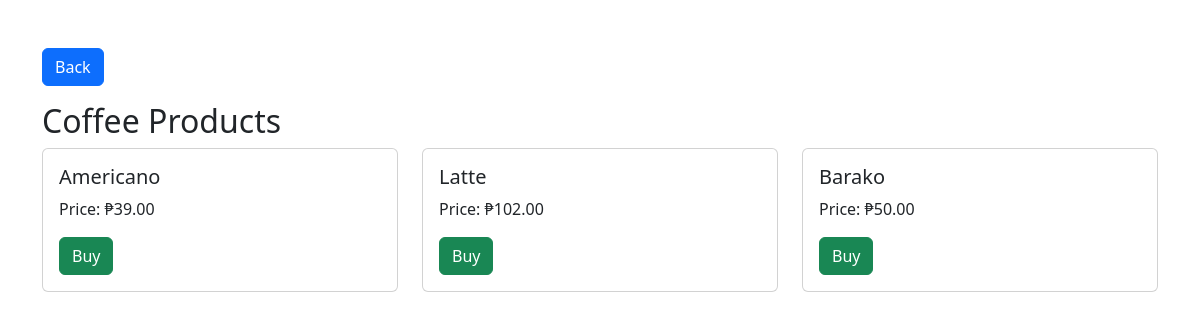
Page /shop/ on the earlier database version.
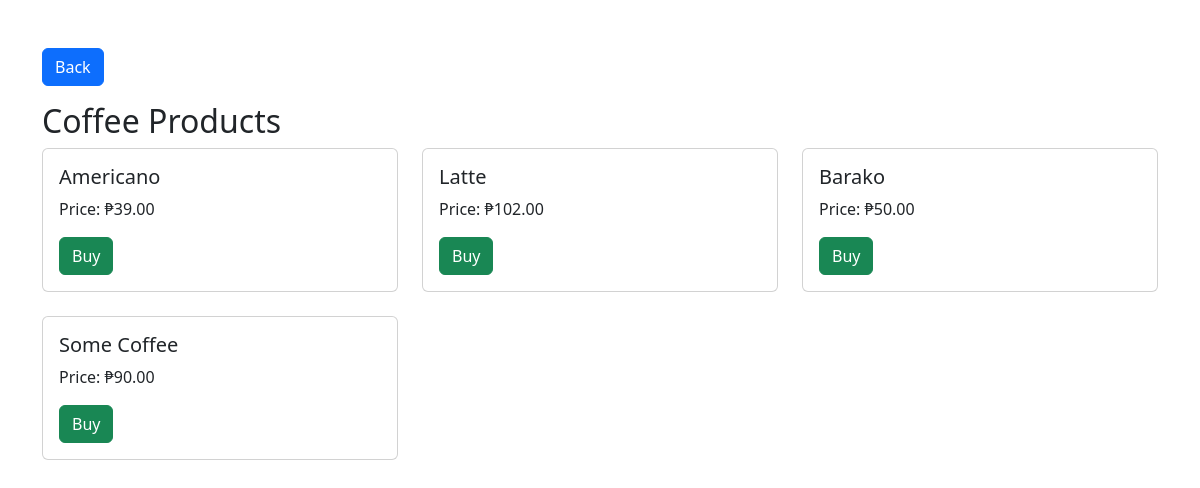
Same page on the later database version.
### inventory/models.py (models this page shows, shortened)
class CoffeeName(models.Model):
    title = models.CharField(max_length=100)
    description = models.TextField(null=True, blank=True)
    price = models.DecimalField(null=True, max_digits=10, decimal_places=2)
    created = models.DateTimeField(auto_now_add=True)

### shop/views.py (the view)
# urls.py: path("", ProductList.as_view(), name="products_list"),
class ProductList(ListView):
    model = Product
    context_object_name = 'products'
    success_url = reverse_lazy('coffeeNames')
    def get_context_data(self, **kwargs):
        context = super().get_context_data(**kwargs)
        context['coffee_names'] = CoffeeName.objects.all()  # Pass CoffeeName objects to the context
        return context

### shop/templates/shop/product_list.html (shortened to what this page needs)
<!DOCTYPE html>
<html lang="en">
<head>
    <link href="https://cdn.jsdelivr.net/npm/bootstrap@5.3.0/dist/css/bootstrap.min.css" rel="stylesheet">
</head>
<body>
    <div class="container mt-5">
        <a href="{% url 'coffeeNames' %}" class="btn btn-primary mb-3">Back</a>
        <h2>Coffee Products</h2>
        <div class="row">
            {% for product in coffee_names %}
                <div class="col-md-4 mb-4">
                    <div class="card">
                        <div class="card-body">
                            <h5 class="card-title">{{ product.title }}</h5>
                            <p class="card-text">Price: ₱{{ product.price }}</p>
                            <a href="#" class="btn btn-success">Buy</a>
                        </div>
                    </div>
                </div>
            {% empty %}
                <p>No products available</p>
            {% endfor %}
        </div>
    </div>
</body>
</html>

Differences in the rows shown:
added CoffeeName: title "Some Coffee", price "90.00"
